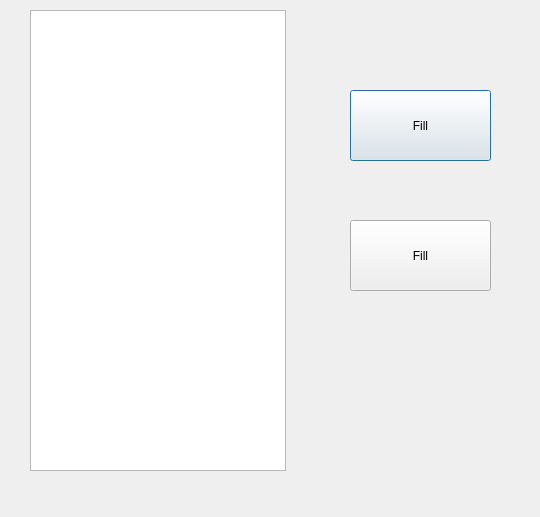
<?xml version="1.0" encoding="UTF-8"?>
<ui version="4.0">
 <class>Dialog</class>
 <widget class="QDialog" name="Dialog">
  <property name="geometry">
   <rect>
    <x>0</x>
    <y>0</y>
    <width>540</width>
    <height>517</height>
   </rect>
  </property>
  <property name="windowTitle">
   <string>Dialog</string>
  </property>
  <widget class="QPushButton" name="fillBtn">
   <property name="geometry">
    <rect>
     <x>350</x>
     <y>90</y>
     <width>141</width>
     <height>71</height>
    </rect>
   </property>
   <property name="text">
    <string>Fill</string>
   </property>
  </widget>
  <widget class="QListWidget" name="listWidget">
   <property name="geometry">
    <rect>
     <x>30</x>
     <y>10</y>
     <width>256</width>
     <height>461</height>
    </rect>
   </property>
  </widget>
  <widget class="QPushButton" name="fillBtn_2">
   <property name="geometry">
    <rect>
     <x>350</x>
     <y>220</y>
     <width>141</width>
     <height>71</height>
    </rect>
   </property>
   <property name="text">
    <string>Fill</string>
   </property>
  </widget>
 </widget>
 <resources/>
 <connections/>
</ui>
